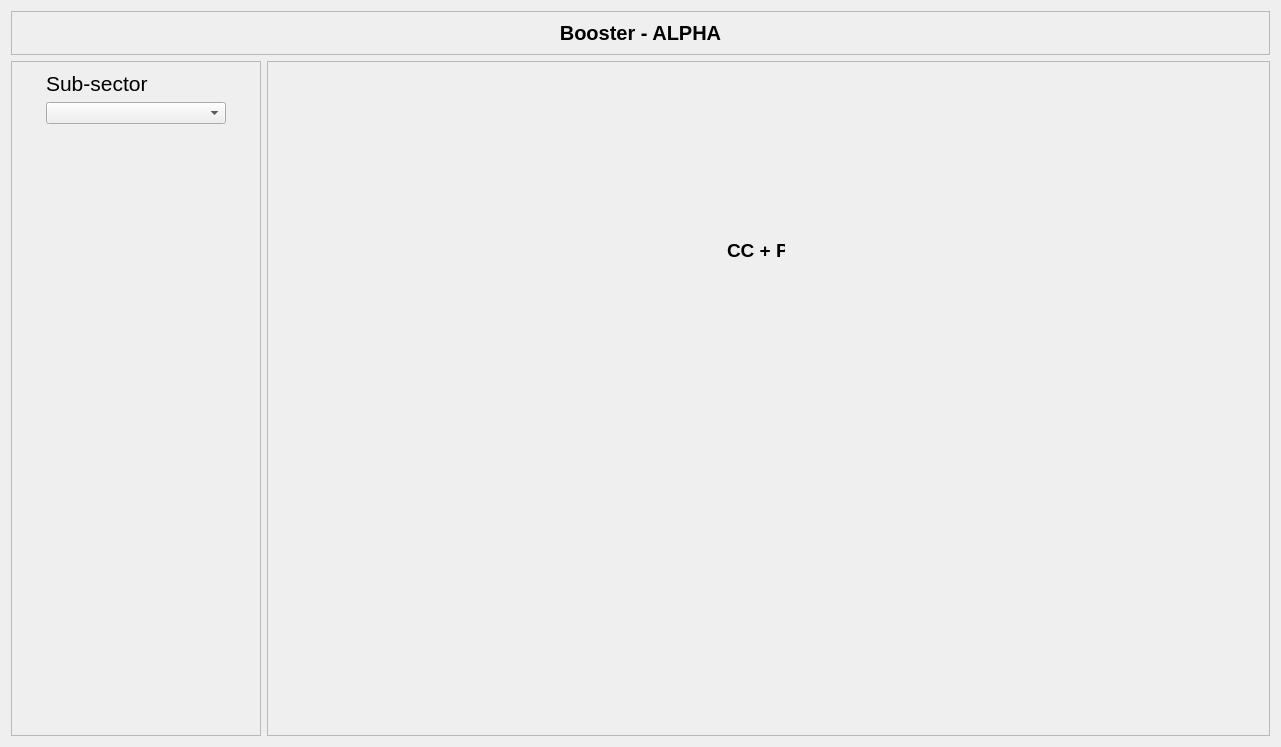
<?xml version="1.0" encoding="UTF-8"?>
<ui version="4.0">
 <class>Form</class>
 <widget class="QWidget" name="Form">
  <property name="geometry">
   <rect>
    <x>0</x>
    <y>0</y>
    <width>1281</width>
    <height>747</height>
   </rect>
  </property>
  <property name="windowTitle">
   <string>Form</string>
  </property>
  <layout class="QGridLayout" name="gridLayout_3">
   <item row="1" column="2">
    <widget class="QWidget" name="widget" native="true">
     <layout class="QGridLayout" name="gridLayout">
      <property name="leftMargin">
       <number>0</number>
      </property>
      <property name="topMargin">
       <number>0</number>
      </property>
      <property name="rightMargin">
       <number>0</number>
      </property>
      <property name="bottomMargin">
       <number>0</number>
      </property>
      <property name="spacing">
       <number>0</number>
      </property>
      <item row="0" column="0">
       <widget class="QFrame" name="frame">
        <property name="sizePolicy">
         <sizepolicy hsizetype="Expanding" vsizetype="Expanding">
          <horstretch>0</horstretch>
          <verstretch>0</verstretch>
         </sizepolicy>
        </property>
        <property name="minimumSize">
         <size>
          <width>0</width>
          <height>0</height>
         </size>
        </property>
        <property name="frameShape">
         <enum>QFrame::StyledPanel</enum>
        </property>
        <property name="frameShadow">
         <enum>QFrame::Raised</enum>
        </property>
        <widget class="QLabel" name="label_2">
         <property name="geometry">
          <rect>
           <x>-80</x>
           <y>130</y>
           <width>1071</width>
           <height>471</height>
          </rect>
         </property>
         <property name="text">
          <string>&lt;html&gt;&lt;head/&gt;&lt;body&gt;&lt;p&gt;&lt;img src=&quot;images/booster.png&quot;/&gt;&lt;/p&gt;&lt;/body&gt;&lt;/html&gt;</string>
         </property>
        </widget>
        <widget class="QLabel" name="vg1">
         <property name="geometry">
          <rect>
           <x>460</x>
           <y>180</y>
           <width>58</width>
           <height>18</height>
          </rect>
         </property>
         <property name="font">
          <font>
           <pointsize>14</pointsize>
           <weight>75</weight>
           <bold>true</bold>
          </font>
         </property>
         <property name="text">
          <string>CC + PR</string>
         </property>
        </widget>
       </widget>
      </item>
     </layout>
    </widget>
   </item>
   <item row="1" column="1">
    <widget class="QScrollArea" name="scrollArea">
     <property name="minimumSize">
      <size>
       <width>180</width>
       <height>0</height>
      </size>
     </property>
     <property name="maximumSize">
      <size>
       <width>250</width>
       <height>16777215</height>
      </size>
     </property>
     <property name="widgetResizable">
      <bool>true</bool>
     </property>
     <widget class="QWidget" name="scrollAreaWidgetContents">
      <property name="geometry">
       <rect>
        <x>0</x>
        <y>0</y>
        <width>246</width>
        <height>681</height>
       </rect>
      </property>
      <layout class="QGridLayout" name="gridLayout_2">
       <item row="1" column="0">
        <widget class="PyDMEmbeddedDisplay" name="disp_1">
         <property name="sizePolicy">
          <sizepolicy hsizetype="Fixed" vsizetype="Fixed">
           <horstretch>0</horstretch>
           <verstretch>0</verstretch>
          </sizepolicy>
         </property>
         <property name="minimumSize">
          <size>
           <width>180</width>
           <height>220</height>
          </size>
         </property>
         <property name="toolTip">
          <string/>
         </property>
         <property name="whatsThis">
          <string>
    A QFrame capable of rendering a PyDM Display

    Parameters
    ----------
    parent : QWidget
        The parent widget for the Label

    </string>
         </property>
        </widget>
       </item>
       <item row="0" column="0">
        <layout class="QVBoxLayout" name="verticalLayout_2">
         <item>
          <widget class="QLabel" name="label_3">
           <property name="font">
            <font>
             <pointsize>16</pointsize>
            </font>
           </property>
           <property name="text">
            <string>Sub-sector</string>
           </property>
          </widget>
         </item>
         <item>
          <widget class="PyDMEnumComboBox" name="cb_sector">
           <property name="toolTip">
            <string/>
           </property>
           <property name="whatsThis">
            <string>
    A QComboBox with support for Channels and more from PyDM

    Parameters
    ----------
    parent : QWidget
        The parent widget for the Label
    init_channel : str, optional
        The channel to be used by the widget.

    Signals
    -------
    send_value_signal : int, float, str, bool or np.ndarray
        Emitted when the user changes the value.
    activated : int, str
        Emitted when the user chooses an item in the combobox.
    currentIndexChanged : int, str
        Emitted when the index is changed in the combobox.
    highlighted : int, str
        Emitted when an item in the combobox popup list is highlighted
        by the user.
    </string>
           </property>
          </widget>
         </item>
        </layout>
       </item>
       <item row="2" column="0">
        <spacer name="verticalSpacer_2">
         <property name="orientation">
          <enum>Qt::Vertical</enum>
         </property>
         <property name="sizeHint" stdset="0">
          <size>
           <width>20</width>
           <height>40</height>
          </size>
         </property>
        </spacer>
       </item>
      </layout>
     </widget>
    </widget>
   </item>
   <item row="0" column="1" colspan="2">
    <widget class="QFrame" name="frame_2">
     <property name="frameShape">
      <enum>QFrame::StyledPanel</enum>
     </property>
     <property name="frameShadow">
      <enum>QFrame::Raised</enum>
     </property>
     <layout class="QGridLayout" name="gridLayout_4">
      <item row="0" column="0">
       <widget class="QLabel" name="lbl_title">
        <property name="font">
         <font>
          <pointsize>15</pointsize>
          <weight>75</weight>
          <bold>true</bold>
         </font>
        </property>
        <property name="text">
         <string>Booster - ALPHA</string>
        </property>
        <property name="alignment">
         <set>Qt::AlignCenter</set>
        </property>
       </widget>
      </item>
     </layout>
    </widget>
   </item>
  </layout>
 </widget>
 <customwidgets>
  <customwidget>
   <class>PyDMEmbeddedDisplay</class>
   <extends>QFrame</extends>
   <header>pydm.widgets.embedded_display</header>
  </customwidget>
  <customwidget>
   <class>PyDMEnumComboBox</class>
   <extends>QComboBox</extends>
   <header>pydm.widgets.enum_combo_box</header>
  </customwidget>
 </customwidgets>
 <resources>
  <include location="../images/imgs.qrc"/>
 </resources>
 <connections/>
</ui>
